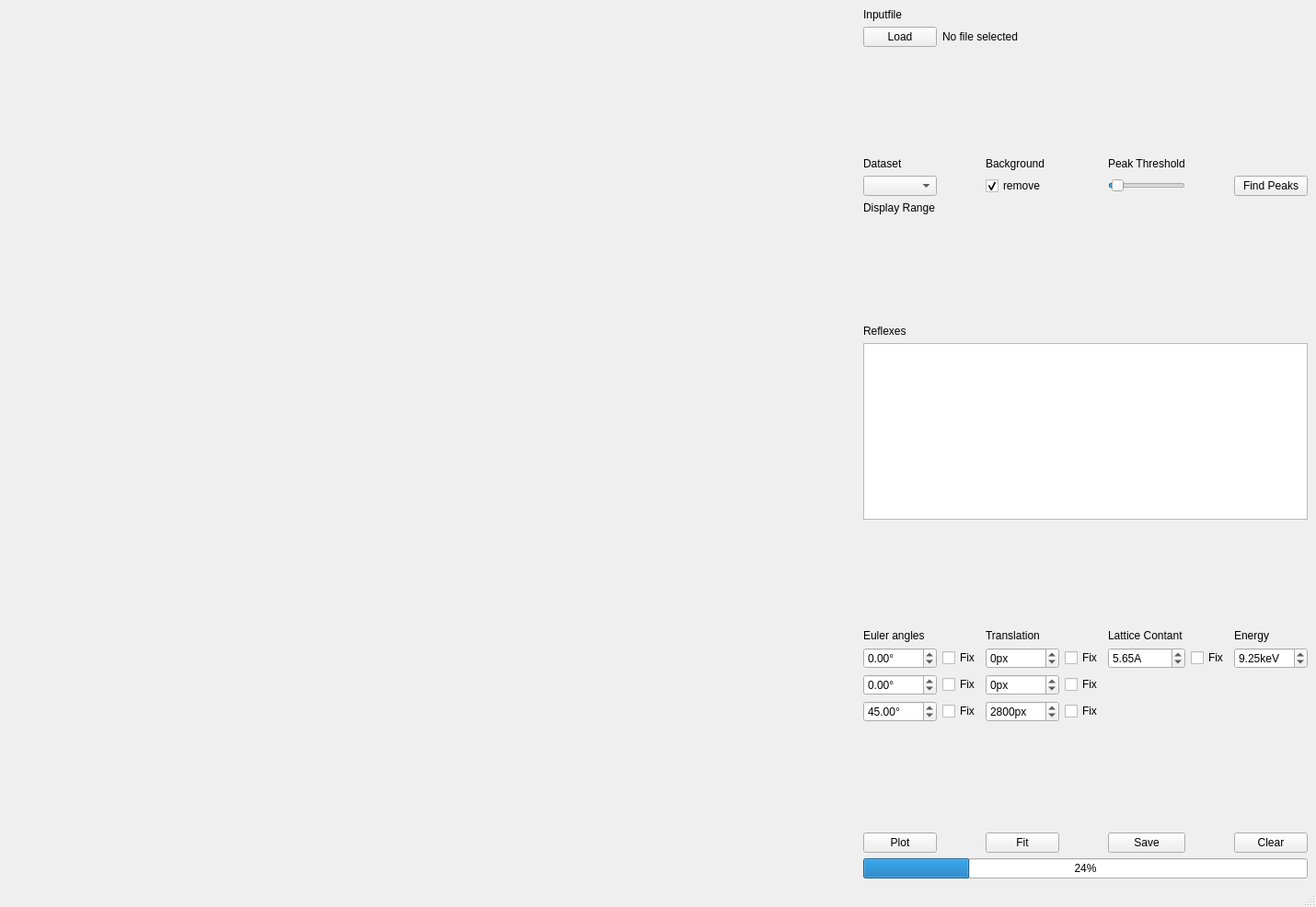
<?xml version="1.0" encoding="UTF-8"?>
<ui version="4.0">
 <class>MainWindow</class>
 <widget class="QMainWindow" name="MainWindow">
  <property name="geometry">
   <rect>
    <x>0</x>
    <y>0</y>
    <width>1430</width>
    <height>986</height>
   </rect>
  </property>
  <property name="sizePolicy">
   <sizepolicy hsizetype="Preferred" vsizetype="Preferred">
    <horstretch>0</horstretch>
    <verstretch>0</verstretch>
   </sizepolicy>
  </property>
  <property name="maximumSize">
   <size>
    <width>16777215</width>
    <height>16777215</height>
   </size>
  </property>
  <property name="windowTitle">
   <string>Kossel</string>
  </property>
  <widget class="QWidget" name="centralwidget">
   <property name="enabled">
    <bool>true</bool>
   </property>
   <property name="sizePolicy">
    <sizepolicy hsizetype="Expanding" vsizetype="Expanding">
     <horstretch>0</horstretch>
     <verstretch>0</verstretch>
    </sizepolicy>
   </property>
   <layout class="QHBoxLayout" name="horizontalLayout_2">
    <item>
     <layout class="QHBoxLayout" name="horizontalLayout" stretch="1,0">
      <property name="spacing">
       <number>-1</number>
      </property>
      <property name="sizeConstraint">
       <enum>QLayout::SetDefaultConstraint</enum>
      </property>
      <item>
       <widget class="MplWidget" name="plotarea" native="true">
        <property name="sizePolicy">
         <sizepolicy hsizetype="Expanding" vsizetype="Expanding">
          <horstretch>0</horstretch>
          <verstretch>0</verstretch>
         </sizepolicy>
        </property>
       </widget>
      </item>
      <item>
       <layout class="QGridLayout" name="gridLayout" rowstretch="0,0,0,0,0,0,0,0,0,0,0,0,0,0,0,0,0,0">
        <item row="11" column="3">
         <widget class="QCheckBox" name="transXFixBox">
          <property name="text">
           <string>Fix</string>
          </property>
         </widget>
        </item>
        <item row="4" column="0">
         <widget class="QComboBox" name="datasetCombo"/>
        </item>
        <item row="1" column="1" colspan="6">
         <widget class="QLabel" name="inputfileLabel">
          <property name="text">
           <string>No file selected</string>
          </property>
         </widget>
        </item>
        <item row="12" column="1">
         <widget class="QCheckBox" name="rotYFixBox">
          <property name="text">
           <string>Fix</string>
          </property>
         </widget>
        </item>
        <item row="4" column="2">
         <widget class="QCheckBox" name="removeBackgroundBox">
          <property name="text">
           <string>remove</string>
          </property>
          <property name="checked">
           <bool>true</bool>
          </property>
         </widget>
        </item>
        <item row="13" column="1">
         <widget class="QCheckBox" name="rotZFixBox">
          <property name="text">
           <string>Fix</string>
          </property>
         </widget>
        </item>
        <item row="12" column="3">
         <widget class="QCheckBox" name="transYFixBox">
          <property name="text">
           <string>Fix</string>
          </property>
         </widget>
        </item>
        <item row="11" column="1">
         <widget class="QCheckBox" name="rotXFixBox">
          <property name="text">
           <string>Fix</string>
          </property>
         </widget>
        </item>
        <item row="11" column="5">
         <widget class="QCheckBox" name="latticeFixBox">
          <property name="text">
           <string>Fix</string>
          </property>
         </widget>
        </item>
        <item row="13" column="3">
         <widget class="QCheckBox" name="transZFixBox">
          <property name="text">
           <string>Fix</string>
          </property>
         </widget>
        </item>
        <item row="13" column="0">
         <widget class="QDoubleSpinBox" name="angleZSpin">
          <property name="wrapping">
           <bool>true</bool>
          </property>
          <property name="suffix">
           <string>°</string>
          </property>
          <property name="minimum">
           <double>-190.000000000000000</double>
          </property>
          <property name="maximum">
           <double>190.000000000000000</double>
          </property>
          <property name="singleStep">
           <double>0.100000000000000</double>
          </property>
          <property name="value">
           <double>45.000000000000000</double>
          </property>
         </widget>
        </item>
        <item row="17" column="0" colspan="7">
         <widget class="QProgressBar" name="progressBar">
          <property name="value">
           <number>24</number>
          </property>
         </widget>
        </item>
        <item row="11" column="4">
         <widget class="QDoubleSpinBox" name="latticeSpin">
          <property name="suffix">
           <string>A</string>
          </property>
          <property name="maximum">
           <double>20.000000000000000</double>
          </property>
          <property name="singleStep">
           <double>0.100000000000000</double>
          </property>
          <property name="value">
           <double>5.650000000000000</double>
          </property>
         </widget>
        </item>
        <item row="8" column="0" colspan="7">
         <widget class="QListWidget" name="reflexList">
          <property name="selectionMode">
           <enum>QAbstractItemView::MultiSelection</enum>
          </property>
         </widget>
        </item>
        <item row="12" column="2">
         <widget class="QDoubleSpinBox" name="transYSpin">
          <property name="wrapping">
           <bool>true</bool>
          </property>
          <property name="suffix">
           <string>px</string>
          </property>
          <property name="decimals">
           <number>0</number>
          </property>
          <property name="minimum">
           <double>-1000.000000000000000</double>
          </property>
          <property name="maximum">
           <double>10000.000000000000000</double>
          </property>
          <property name="singleStep">
           <double>1.000000000000000</double>
          </property>
         </widget>
        </item>
        <item row="11" column="2">
         <widget class="QDoubleSpinBox" name="transXSpin">
          <property name="wrapping">
           <bool>true</bool>
          </property>
          <property name="suffix">
           <string>px</string>
          </property>
          <property name="decimals">
           <number>0</number>
          </property>
          <property name="minimum">
           <double>-1000.000000000000000</double>
          </property>
          <property name="maximum">
           <double>10000.000000000000000</double>
          </property>
          <property name="singleStep">
           <double>1.000000000000000</double>
          </property>
         </widget>
        </item>
        <item row="12" column="0">
         <widget class="QDoubleSpinBox" name="angleYSpin">
          <property name="wrapping">
           <bool>true</bool>
          </property>
          <property name="suffix">
           <string>°</string>
          </property>
          <property name="minimum">
           <double>-190.000000000000000</double>
          </property>
          <property name="maximum">
           <double>190.000000000000000</double>
          </property>
          <property name="singleStep">
           <double>0.100000000000000</double>
          </property>
         </widget>
        </item>
        <item row="10" column="0">
         <widget class="QLabel" name="label">
          <property name="text">
           <string>Euler angles</string>
          </property>
         </widget>
        </item>
        <item row="15" column="6">
         <widget class="QPushButton" name="clearButton">
          <property name="text">
           <string>Clear</string>
          </property>
         </widget>
        </item>
        <item row="13" column="2">
         <widget class="QDoubleSpinBox" name="transZSpin">
          <property name="wrapping">
           <bool>true</bool>
          </property>
          <property name="suffix">
           <string>px</string>
          </property>
          <property name="decimals">
           <number>0</number>
          </property>
          <property name="minimum">
           <double>-1000.000000000000000</double>
          </property>
          <property name="maximum">
           <double>10000.000000000000000</double>
          </property>
          <property name="singleStep">
           <double>1.000000000000000</double>
          </property>
          <property name="value">
           <double>2800.000000000000000</double>
          </property>
         </widget>
        </item>
        <item row="15" column="4">
         <widget class="QPushButton" name="saveButton">
          <property name="text">
           <string>Save</string>
          </property>
         </widget>
        </item>
        <item row="7" column="0">
         <widget class="QLabel" name="label_5">
          <property name="text">
           <string>Reflexes</string>
          </property>
         </widget>
        </item>
        <item row="1" column="0">
         <widget class="QPushButton" name="loadButton">
          <property name="text">
           <string>Load</string>
          </property>
         </widget>
        </item>
        <item row="0" column="0">
         <widget class="QLabel" name="label_7">
          <property name="text">
           <string>Inputfile</string>
          </property>
         </widget>
        </item>
        <item row="3" column="2">
         <widget class="QLabel" name="label_10">
          <property name="text">
           <string>Background</string>
          </property>
         </widget>
        </item>
        <item row="4" column="4">
         <widget class="QSlider" name="thresholdSlider">
          <property name="maximum">
           <number>99</number>
          </property>
          <property name="sliderPosition">
           <number>5</number>
          </property>
          <property name="orientation">
           <enum>Qt::Horizontal</enum>
          </property>
         </widget>
        </item>
        <item row="4" column="6">
         <widget class="QPushButton" name="peakButton">
          <property name="text">
           <string>Find Peaks</string>
          </property>
         </widget>
        </item>
        <item row="2" column="2">
         <spacer name="verticalSpacer_3">
          <property name="orientation">
           <enum>Qt::Vertical</enum>
          </property>
          <property name="sizeHint" stdset="0">
           <size>
            <width>20</width>
            <height>40</height>
           </size>
          </property>
         </spacer>
        </item>
        <item row="3" column="4">
         <widget class="QLabel" name="label_6">
          <property name="text">
           <string>Peak Threshold</string>
          </property>
         </widget>
        </item>
        <item row="3" column="0">
         <widget class="QLabel" name="label_9">
          <property name="text">
           <string>Dataset</string>
          </property>
         </widget>
        </item>
        <item row="14" column="2">
         <spacer name="verticalSpacer_4">
          <property name="orientation">
           <enum>Qt::Vertical</enum>
          </property>
          <property name="sizeHint" stdset="0">
           <size>
            <width>20</width>
            <height>40</height>
           </size>
          </property>
         </spacer>
        </item>
        <item row="10" column="6">
         <widget class="QLabel" name="label_4">
          <property name="text">
           <string>Energy</string>
          </property>
         </widget>
        </item>
        <item row="11" column="6">
         <widget class="QDoubleSpinBox" name="energySpin">
          <property name="suffix">
           <string>keV</string>
          </property>
          <property name="decimals">
           <number>2</number>
          </property>
          <property name="maximum">
           <double>20.000000000000000</double>
          </property>
          <property name="singleStep">
           <double>0.100000000000000</double>
          </property>
          <property name="value">
           <double>9.250000000000000</double>
          </property>
         </widget>
        </item>
        <item row="10" column="2">
         <widget class="QLabel" name="label_2">
          <property name="text">
           <string>Translation</string>
          </property>
         </widget>
        </item>
        <item row="15" column="2">
         <widget class="QPushButton" name="fitButton">
          <property name="text">
           <string>Fit</string>
          </property>
         </widget>
        </item>
        <item row="9" column="0">
         <spacer name="verticalSpacer">
          <property name="orientation">
           <enum>Qt::Vertical</enum>
          </property>
          <property name="sizeHint" stdset="0">
           <size>
            <width>20</width>
            <height>40</height>
           </size>
          </property>
         </spacer>
        </item>
        <item row="15" column="0">
         <widget class="QPushButton" name="plotButton">
          <property name="text">
           <string>Plot</string>
          </property>
         </widget>
        </item>
        <item row="6" column="2">
         <spacer name="verticalSpacer_2">
          <property name="orientation">
           <enum>Qt::Vertical</enum>
          </property>
          <property name="sizeHint" stdset="0">
           <size>
            <width>20</width>
            <height>40</height>
           </size>
          </property>
         </spacer>
        </item>
        <item row="11" column="0">
         <widget class="QDoubleSpinBox" name="angleXSpin">
          <property name="wrapping">
           <bool>true</bool>
          </property>
          <property name="suffix">
           <string>°</string>
          </property>
          <property name="minimum">
           <double>-190.000000000000000</double>
          </property>
          <property name="maximum">
           <double>190.000000000000000</double>
          </property>
          <property name="singleStep">
           <double>0.100000000000000</double>
          </property>
         </widget>
        </item>
        <item row="10" column="4">
         <widget class="QLabel" name="label_3">
          <property name="text">
           <string>Lattice Contant</string>
          </property>
         </widget>
        </item>
        <item row="5" column="2" colspan="2">
         <widget class="QRangeSlider" name="rangeSlider" native="true">
          <property name="baseSize">
           <size>
            <width>0</width>
            <height>0</height>
           </size>
          </property>
         </widget>
        </item>
        <item row="5" column="0">
         <widget class="QLabel" name="label_8">
          <property name="text">
           <string>Display Range</string>
          </property>
         </widget>
        </item>
       </layout>
      </item>
     </layout>
    </item>
   </layout>
  </widget>
  <widget class="QMenuBar" name="menubar">
   <property name="geometry">
    <rect>
     <x>0</x>
     <y>0</y>
     <width>1430</width>
     <height>22</height>
    </rect>
   </property>
  </widget>
  <widget class="QStatusBar" name="statusbar"/>
 </widget>
 <customwidgets>
  <customwidget>
   <class>MplWidget</class>
   <extends>QWidget</extends>
   <header>mplwidget.h</header>
   <container>1</container>
  </customwidget>
  <customwidget>
   <class>QRangeSlider</class>
   <extends>QWidget</extends>
   <header>rangeslider.h</header>
   <container>1</container>
  </customwidget>
 </customwidgets>
 <resources/>
 <connections/>
</ui>
